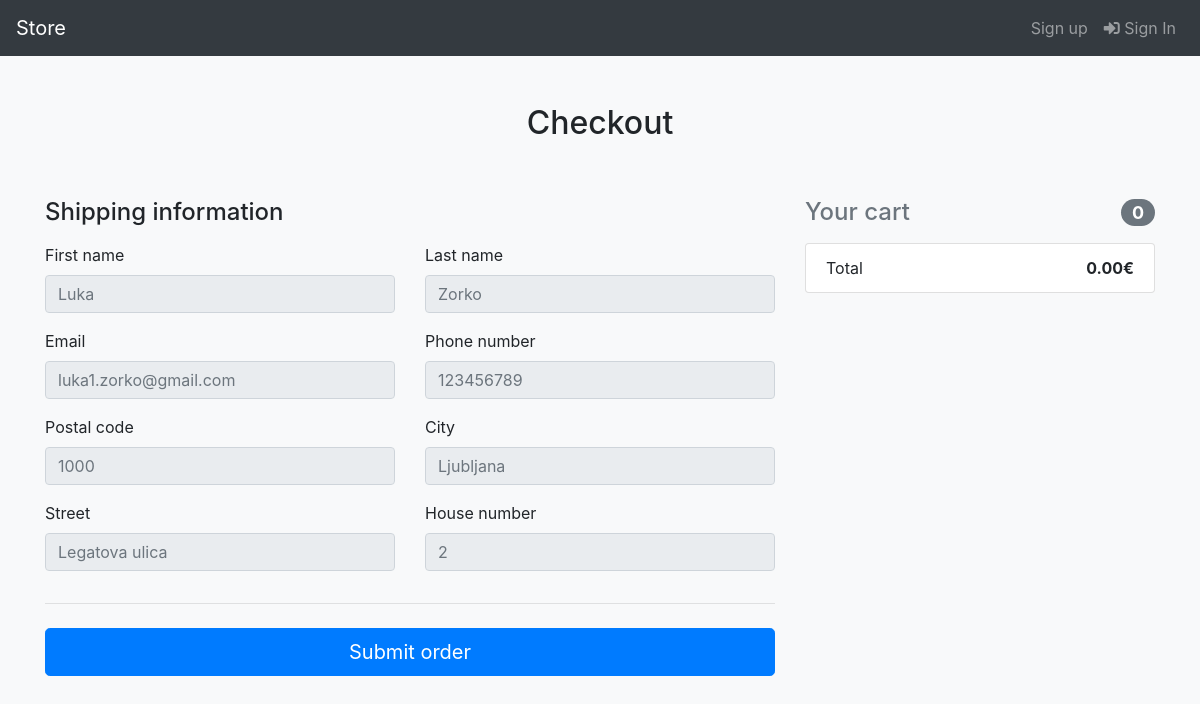
The app's page /index.php/checkout?userId=4 (signed in) with its own data.
### tables this page shows
create table user
(
   User_Id              int not null auto_increment,
   Username             varchar(30) not null,
   Address_Id           int,
   Role_Id              int not null,
   User_First_Name      varchar(30) not null,
   User_Last_Name       varchar(30) not null,
   User_Email           varchar(320) not null,
   User_Password        varchar(255) not null,
   User_Phone_Number    varchar(12),
   User_Confirmed       bool,
   UNIQUE (User_Email, User_Phone_Number, Username),
   primary key (User_Id)
);

create table address
(
   Postal_Code          int not null,
   City                 varchar(30) not null,
   Street               varchar(30) not null,
   House_Number         int not null,
   House_Number_Addon   char(1),
   Address_Id           int not null auto_increment,
   primary key (Address_Id)
);

### ViewHelper.php (called while the page is built, shortened)
<?php
class ViewHelper {
    public static function render($file, $variables = array()) {
        extract($variables);
        include($file);
        return ob_get_clean();
    }
}

### db/user.php (called while the page is built, shortened)
<?php
class user {
    public static function get($userId) {
        $db = DBInit::getInstance();
        $statement = $db->prepare("SELECT * FROM user WHERE User_Id =:userId");
        $statement->bindParam(":userId", $userId);
        $statement->execute();
        return $statement->fetch();
    }
}

### db/address.php (called while the page is built, shortened)
<?php
class address {
    public static function get($addressId) {
        $db = DBInit::getInstance();
        $statement = $db->prepare("SELECT * FROM address WHERE Address_Id =:addressId");
        $statement->bindParam(":addressId", $addressId);
        $statement->execute();
        return $statement->fetch();
    }
}

### view/checkout.view.php (the view, shortened to what this page needs)
<?php
require_once("view/navbar.php")
?>
<!doctype html>
<html lang="en">
  <head>
  </head>
  <body class="bg-light">
    <div class="container">
      <div class="py-5 text-center">
        <h2>Checkout</h2>
      </div>
      <div class="row">
        <div class="col-md-4 order-md-2 mb-4">
          <h4 class="d-flex justify-content-between align-items-center mb-3">
            <span class="text-muted">Your cart</span>
            <span class="badge badge-secondary badge-pill"><?php echo sizeof($variables['cart'])?></span>
          </h4>
          <ul class="list-group mb-3">
            <li class="list-group-item d-flex justify-content-between">
              <span>Total</span>
              <strong><?php echo number_format($variables['totalPrice'], 2)?>€</strong>
            </li>
          </ul>
        </div>
        <div class="col-md-8 order-md-1">
          <h4 class="mb-3">Shipping information</h4>
          <form>
            <div class="row">
              <div class="col-md-6 mb-3">
                <label for="firstName">First name</label>
                <input type="text" class="form-control" id="firstName" placeholder="<?php echo $variables['user']['User_First_Name']?>" disabled>
              </div>
              <div class="col-md-6 mb-3">
                <label for="lastName">Last name</label>
                <input type="text" class="form-control" id="lastName" placeholder="<?php echo $variables['user']['User_Last_Name']?>" disabled>
              </div>
            </div>
            <div class="row">
              <div class="col-md-6 mb-3">
                <label for="email">Email</label>
                <input type="email" class="form-control" id="email" placeholder="<?php echo $variables['user']['User_Email']?>" disabled>
              </div>
              <div class="col-md-6 mb-3">
                <label for="phoneNumber">Phone number</label>
                <input type="text" class="form-control" id="phoneNumber" placeholder="<?php echo $variables['user']['User_Phone_Number']?>" disabled>
              </div>
            </div>
            <div class="row">
              <div class="col-md-6 mb-3">
                <label for="postalCode">Postal code</label>
                <input type="text" class="form-control" id="postalCode" placeholder="<?php echo $variables['address']['Postal_Code']?>" disabled>
              </div>
              <div class="col-md-6 mb-3">
                <label for="city">City</label>
                <input type="text" class="form-control" id="city" placeholder="<?php echo $variables['address']['City']?>" disabled>
              </div>
            </div>
            <div class="row">
              <div class="col-md-6 mb-3">
                <label for="street">Street</label>
                <input type="text" class="form-control" id="street" placeholder="<?php echo $variables['address']['Street']?>" disabled>
              </div>
              <div class="col-md-6 mb-3">
                <label for="houseNumber">House number</label>
                <input type="text" class="form-control" id="houseNumber" placeholder="<?php echo $variables['address']['House_Number']?>" disabled>
              </div>
            </div>
            <hr class="mb-4">
            <button id="submitOrderButton" class="btn btn-primary btn-lg btn-block" type="button">Submit order</button>
          </form>
        </div>
      </div>
    </div>
  </body>
</html>

### index.php (shortened to what this page needs)
<?php
require_once("controller/orderController.php");
$path = isset($_SERVER["PATH_INFO"]) ? trim($_SERVER["PATH_INFO"], "/") : "";
$urls = [
    "/^items$/" => function () {
        itemController::index();
    },
    "/^itemDetails$/" => function () {
        itemController::itemDetails();
    },
    "/^signin$/" => function() {
        utils::use_HTTPS();
        userController::signIn();
    },
    "/^signup$/" => function () {
        utils::use_HTTPS();
        UserController::signUp();
    },
    "/^signupRedirect$/" => function () {
        echo ViewHelper::render("view/signUp.view.php");
    },
    "/^signout$/" => function() {
        utils::use_HTTPS();
        userController::signOut();
    },
    "/^profile$/" => function () {
        utils::use_HTTPS();
        if (utils::isLoggedIn()) {userController::profile();}
        else {ViewHelper::redirect(BASE_URL . "items");}
    },
    "/^profile\/update$/" => function () {
        utils::use_HTTPS();
        if (utils::isLoggedIn()) {itemController::updateProfile();}
        else {ViewHelper::redirect(BASE_URL . "items");}
    },
    "/^profile\/updatePersonalInformation$/" => function () {
        utils::use_HTTPS();
        if (utils::isLoggedIn()) {userController::updatePersonalInformation();}
        else {ViewHelper::redirect(BASE_URL . "items");}
    },
    "/^profile\/updateAddress$/" => function () {
        utils::use_HTTPS();
        if (utils::isLoggedIn()) {userController::updateAddress();}
        else {ViewHelper::redirect(BASE_URL . "items");}
    },
    "/^profile\/updatePassword$/" => function () {
        utils::use_HTTPS();
        if (utils::isLoggedIn()) {userController::updatePassword();}
        else {ViewHelper::redirect(BASE_URL . "items");}
    },
    "/^customerList$/" => function () {
        utils::use_HTTPS();
        if (utils::isLoggedIn() && utils::isSalesman()) {userController::customerList();}
        else {ViewHelper::redirect(BASE_URL . "items");}
    },
    "/^toggleConfirmation$/" => function () {
        utils::use_HTTPS();
        if (utils::isLoggedIn() && utils::isSalesman()) {userController::toggleConfirmation();}
        else {ViewHelper::redirect(BASE_URL . "items");}
    },
    "/^registerSalesman$/" => function () {
        utils::use_HTTPS();
        if (utils::isLoggedIn() && utils::isAdmin()) {userController::registerSalesman();}
        else {ViewHelper::redirect(BASE_URL . "items");}
    },
    "/^registerCustomer$/" => function () {
        utils::use_HTTPS();
        if (utils::isLoggedIn() && utils::isSalesman()) {userController::registerCustomer();}
        else {ViewHelper::redirect(BASE_URL . "items");}
    },
    "/^itemList$/" => function () {
        if (utils::isLoggedIn() && utils::isSalesman()) {itemController::itemList();}
        else {ViewHelper::redirect(BASE_URL . "items");}
    },
    "/^toggleActivation$/" => function () {
        utils::use_HTTPS();
        if (utils::isLoggedIn() && utils::isSalesman()) {itemController::toggleActivation();}
        else {ViewHelper::redirect(BASE_URL . "items");}
    },
    "/^addItem$/" => function () {
        if (utils::isLoggedIn()) {itemController::addItem();}
        else {ViewHelper::redirect(BASE_URL . "items");}
    },
    "/^editItem/" => function () {
        if (utils::isLoggedIn()) {itemController::editItem();}
        else {ViewHelper::redirect(BASE_URL . "items");}
    },
    "/^saveCart$/" => function (){
        utils::use_HTTPS();
        if (utils::isLoggedIn()) {itemController::saveCart();}
        else {ViewHelper::redirect(BASE_URL . "items");}
    },
    "/^emptyCart$/" => function (){
        utils::use_HTTPS();
        if (utils::isLoggedIn()) {itemController::emptyCart();}
        else {ViewHelper::redirect(BASE_URL . "items");}
    },
    "/^addItem$/" => function () {
        utils::use_HTTPS();
        if (!utils::isLoggedIn()) {userController::signIn();}
        else {ItemController::addItem();}
    },
    "/^checkout$/" => function (){
        OrderController::checkout();
    },
    "/^orders/" => function (){
        OrderController::displayOrders();
    },
    "/^orderItems/" => function (){
        OrderController::orderItems();
    },
    "/^submitOrder/" => function (){
        OrderController::submitOrder();
    },
    "/^confirmOrder/" => function (){
        OrderController::confirmOrder();
    },
    "/^cancelOrder/" => function (){
        OrderController::cancelOrder();
    },
    "/^$/" => function () {
        ViewHelper::redirect(BASE_URL . "items");
    },
    "/^api\/items\/(\d+)$/" => function ($method, $id) {
        switch ($method) {
            case "PUT":
                itemRESTController::edit($id);
                break;
            default:
                itemRESTController::get($id);
                break;
        }
    },
    "/^api\/items$/" => function ($method) {
        switch ($method) {
            case "POST":
                itemRESTController::add();
                break;
            default:
                itemRESTController::index();
                break;
        }
    },
];
foreach ($urls as $pattern => $controller) {
    if (preg_match($pattern, $path, $params)) {
        try {
            $params[0] = $_SERVER["REQUEST_METHOD"];
            $controller(...$params);
        } catch (InvalidArgumentException $e) {
            ViewHelper::error404();
        } catch (Exception $e) {
            ViewHelper::displayError($e, true);
        }
        exit();
    }
}

### records on screen
user: User_First_Name "Luka", User_Last_Name "Zorko", User_Email "luka1.zorko@gmail.com", User_Phone_Number "123456789"
address: Postal_Code "1000", City "Ljubljana", Street "Legatova ulica", House_Number "2"
